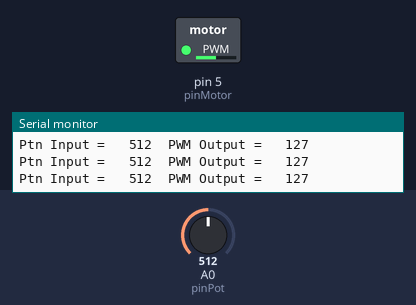
This sketch was run on a simulated Arduino Uno, built with avr-gcc and run on an emulated ATmega328P. On the bench: switched loads named in the sketch (green lamp = pin HIGH), the last lines printed to the serial monitor. The test bench sets the inputs (shaded band); at power-on: A0 (pinPot) = 512.

Above: at 1.2 s.
1.3 s: A0 (pinPot) set to 716
At 1.7 s:
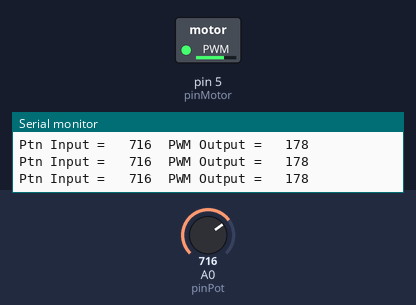
2.8 s: A0 (pinPot) set to 900
At 3.3 s:
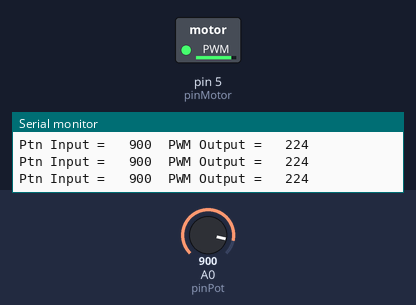
4.3 s: A0 (pinPot) set to 122
At 4.8 s:
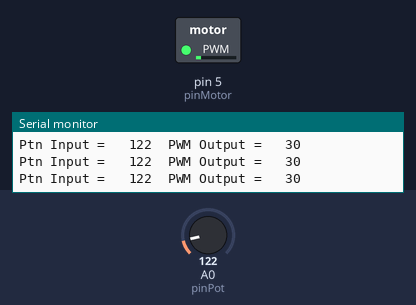
5.8 s: A0 (pinPot) set to 0
At 6.3 s:
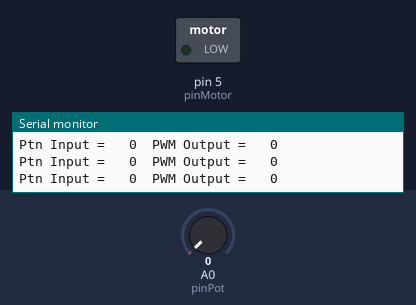
Timing chart, 0 to 8.3 s (numbered marks = the images above; inputs shaded):
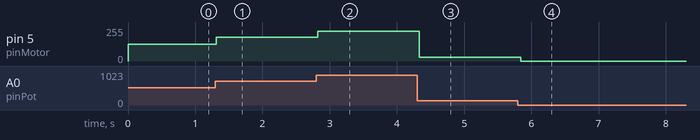

Measured:
- after the input at 1.3 s, pin 5 (pinMotor): 127/255 → 178/255 at once
- after the input at 2.8 s, pin 5 (pinMotor): 178/255 → 224/255 at once
- after the input at 4.3 s, pin 5 (pinMotor): 224/255 → 30/255 at once
- after the input at 5.8 s, pin 5 (pinMotor): 30/255 → 0/255 at once

The sketch:

dc_rotary_map.ino
```cpp
const byte pinMotor = 5;
const byte pinPot = A0; // Potentiometer
void setup() {
  Serial.begin(9600);
}
void loop() {
  int input, value;
  input = analogRead(pinPot);
  value = map(input, 0, 1023, 0, 255);
  //value = input/1023.*255.;
  analogWrite(pinMotor, value);
  Serial.print("Ptn Input = ");
  Serial.print("\t");
  Serial.print(input);
  Serial.print("\t");
  Serial.print("PWM Output = ");
  Serial.print("\t");
  Serial.println(value);
  delay(100);
}
```
